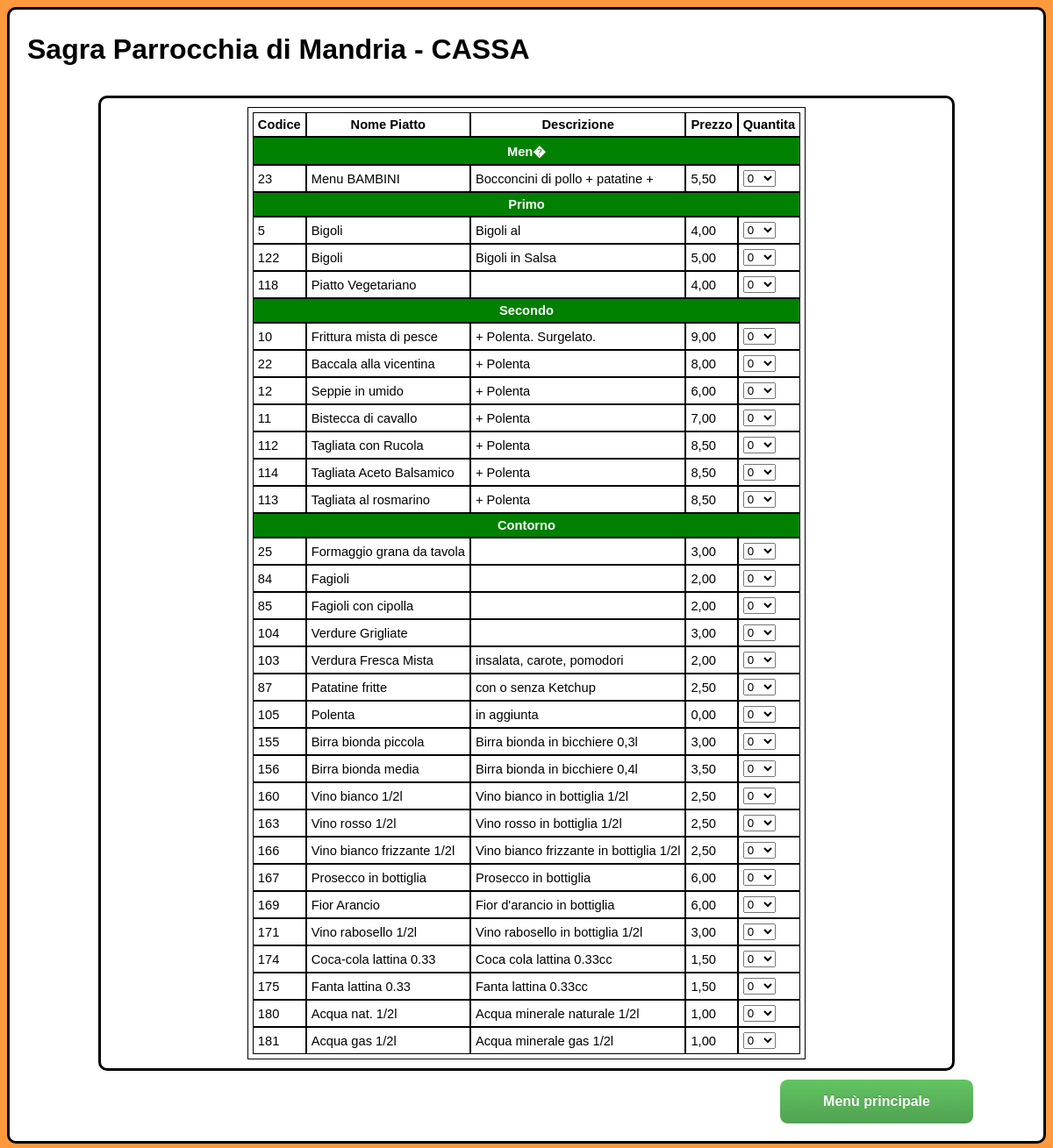
Screenshot of /menu.php (signed in) with the database file from the repository.
### tables this page shows
CREATE TABLE IF NOT EXISTS `c71po_piatti` (
  `codice` int(3) unsigned NOT NULL AUTO_INCREMENT,
  `nome` varchar(90) NOT NULL,
  `prezzo` decimal(6,2) NOT NULL,
  `descrizione` text NOT NULL,
  `tipologia` varchar(25) DEFAULT NULL,
  `ordine` int(3) DEFAULT NULL,
  `ordinabile` tinyint(1) DEFAULT NULL,
  `varianti` tinyint(1) NOT NULL DEFAULT '0' COMMENT '0 No Varianti - 1 Varianti',
  `immagine` varchar(30) NOT NULL DEFAULT 'immagine-non-disponibile.jpg',
  `giovedi` tinyint(1) NOT NULL,
  `venerdi` tinyint(1) NOT NULL,
  `sabato` tinyint(1) NOT NULL,
  `domenica` tinyint(1) NOT NULL,
  `lunedi` tinyint(1) NOT NULL,
  `martedi` tinyint(1) NOT NULL,
  `vista` int(11) NOT NULL DEFAULT '0',
  PRIMARY KEY (`codice`)
);

### includes/config.php (called while the page is built, shortened)
<?php
	$prefix = "c71po_";
?>

### menu.php (the view, shortened to what this page needs)
<?php
	include_once("includes/head.php");
    $giorno = $_SESSION['giorno'];
	$piatti_query = "SELECT * FROM `" . $prefix . "piatti` WHERE `ordinabile` = 1 AND `" . $giorno . "` = 1 ORDER BY `tipologia`,`ordine`;";
	$piatti = mysqli_query($dbconn,$piatti_query);
	$tipologie = array('0-Menu','1-Primo','2-Secondo','3-Contorno','4-Bevanda');
	$nome_tipologie = array("Men�","Primo","Secondo","Contorno","Bevande");
	$contatore_tipologie = 0;
	if (isset($_POST['nome']) && $_POST['nome'] != null ) {
		$nome = $_POST['nome'];
		$coperto =$_POST['coperto'];
		if ($_POST['tavolo'] == 'asporto')
			$tavolo = "asporto";
		else
			$tavolo = "tavolo";
		$header = true;
		$ordine_query = "INSERT INTO `" . $prefix . "ordini` (`nome_cliente`,`tavolo`,`coperto`,`giorno`,`stato`) VALUES ('$nome','$tavolo','$coperto','$giorno', 'ibernato');";
		mysqli_query($dbconn, $ordine_query);
		echo mysqli_error($dbconn);
		$ordine = mysqli_insert_id($dbconn);
	}
	else {
		$ordine = $_POST['ordine'];
	}
?>
<div class="ordini">
	<div id="menu">
		<table class="data-table">
			<tr class="data-table">
				<th class="data-table">Codice</th>
				<th class="data-table">Nome Piatto</th>
				<th class="data-table">Descrizione</th>
				<th class="data-table">Prezzo</th>
				<th class="data-table">Quantita</th>
			</tr>
		<?php while ($piatto = mysqli_fetch_array($piatti)) { ?>
			<?php if($tipologie[$contatore_tipologie] == $piatto['tipologia']) { ?>
				<tr><td colspan="5" id="tipologia" class="data-table"><?php echo $nome_tipologie[$contatore_tipologie]; ?></td></tr>
			<?php $contatore_tipologie++;}  ?>
			<tr class="data-table">
				<td class="data-table"><?php echo $piatto['codice']; ?></td>
				<td class="data-table"><?php echo $piatto['nome']; ?></td>
				<td class="data-table"><?php echo $piatto['descrizione']; ?></td>
				<td class="data-table"><?php echo number_format($piatto['prezzo'],2,","," "); ?></td>
				<td class="data-table">
					<form action="<?php echo $_SERVER['PHP_SELF']; ?>" method="POST" >
						<?php
							$codice_piatto = $piatto['codice'];
							$query_piatto = "SELECT * FROM `" . $prefix . "ordini_composizione` WHERE `id_ordine`='$ordine' AND `id_piatto`='$codice_piatto'";
							$riga = mysqli_fetch_array(mysqli_query($dbconn, $query_piatto));
							?>
							<select onchange="this.form.submit()" name="quantita" >
							<?php for ($i=0;$i<=20;$i++) {
								if ($riga && $riga['quantita']==$i) { ?>
									<option value="<?php echo $i; ?>" selected="selected"><?php echo $i; ?></option>
								<?php } else { ?>
									<option value="<?php echo $i; ?>"><?php echo $i; ?></option>
								<?php } ?>
							<?php } ?>
							</select>
					</form></td>
			</tr>
		<?php } ?>
		</table>
	</div>
</div>
<?php
	if($_SESSION['user']=="admin")
		include("includes/footer.php"); ?>

### includes/style.css (style rules this page uses)
* { font-family:sans-serif; }
div.ordini { border-style:solid; border-color:black; max-width:950px; margin-top:10px; margin-bottom:10px; margin-right:auto; margin-left:auto; padding:5px; border-radius:10px; padding:10px; }
table.data-table, th.data-table, td.data-table, tr.data-table { border:1px; border-style:solid; border-spacing:0px; padding:5px; font-size:11pt; }
body { background-color:#FF993D; }
table.data-table { margin-left:auto; margin-right:auto; }
#menu { width:100%; overflow:hidden; margin: 0px auto; }
#tipologia { background-color: #008000; border: 1px solid #000000; color: #FFFFFF; font-weight: bold; text-align: center; }

### rows the page displays
c71po_piatti: contatore_tipologie "Men�", codice "23", nome "Menu BAMBINI", descrizione "Bocconcini di pollo + patatine +", prezzo "5,50"
c71po_piatti: contatore_tipologie "Primo", codice "5", nome "Bigoli", descrizione "Bigoli al", prezzo "4,00"
c71po_piatti: codice "122", nome "Bigoli", descrizione "Bigoli in Salsa", prezzo "5,00"
c71po_piatti: codice "118", nome "Piatto Vegetariano", prezzo "4,00"
c71po_piatti: contatore_tipologie "Secondo", codice "10", nome "Frittura mista di pesce", descrizione "+ Polenta. Surgelato.", prezzo "9,00"
c71po_piatti: codice "22", nome "Baccala alla vicentina", descrizione "+ Polenta", prezzo "8,00"
c71po_piatti: codice "12", nome "Seppie in umido", descrizione "+ Polenta", prezzo "6,00"
c71po_piatti: codice "11", nome "Bistecca di cavallo", descrizione "+ Polenta", prezzo "7,00"
c71po_piatti: codice "112", nome "Tagliata con Rucola", descrizione "+ Polenta", prezzo "8,50"
c71po_piatti: codice "114", nome "Tagliata Aceto Balsamico", descrizione "+ Polenta", prezzo "8,50"
c71po_piatti: codice "113", nome "Tagliata al rosmarino", descrizione "+ Polenta", prezzo "8,50"
c71po_piatti: contatore_tipologie "Contorno", codice "25", nome "Formaggio grana da tavola", prezzo "3,00"
c71po_piatti: codice "84", nome "Fagioli", prezzo "2,00"
c71po_piatti: codice "85", nome "Fagioli con cipolla", prezzo "2,00"
c71po_piatti: codice "104", nome "Verdure Grigliate", prezzo "3,00"
c71po_piatti: codice "103", nome "Verdura Fresca Mista", descrizione "insalata, carote, pomodori", prezzo "2,00"
c71po_piatti: codice "87", nome "Patatine fritte", descrizione "con o senza Ketchup", prezzo "2,50"
c71po_piatti: codice "105", nome "Polenta", descrizione "in aggiunta", prezzo "0,00"
c71po_piatti: codice "155", nome "Birra bionda piccola", descrizione "Birra bionda in bicchiere 0,3l", prezzo "3,00"
c71po_piatti: codice "156", nome "Birra bionda media", descrizione "Birra bionda in bicchiere 0,4l", prezzo "3,50"
c71po_piatti: codice "160", nome "Vino bianco 1/2l", descrizione "Vino bianco in bottiglia 1/2l", prezzo "2,50"
c71po_piatti: codice "163", nome "Vino rosso 1/2l", descrizione "Vino rosso in bottiglia 1/2l", prezzo "2,50"
c71po_piatti: codice "166", nome "Vino bianco frizzante 1/2l", descrizione "Vino bianco frizzante in bottiglia 1/2l", prezzo "2,50"
c71po_piatti: codice "167", nome "Prosecco in bottiglia", descrizione "Prosecco in bottiglia", prezzo "6,00"
c71po_piatti: codice "169", nome "Fior Arancio", descrizione "Fior d'arancio in bottiglia", prezzo "6,00"
c71po_piatti: codice "171", nome "Vino rabosello 1/2l", descrizione "Vino rabosello in bottiglia 1/2l", prezzo "3,00"
c71po_piatti: codice "174", nome "Coca-cola lattina 0.33", descrizione "Coca cola lattina 0.33cc", prezzo "1,50"
c71po_piatti: codice "175", nome "Fanta lattina 0.33", descrizione "Fanta lattina 0.33cc", prezzo "1,50"
c71po_piatti: codice "180", nome "Acqua nat. 1/2l", descrizione "Acqua minerale naturale 1/2l", prezzo "1,00"
c71po_piatti: codice "181", nome "Acqua gas 1/2l", descrizione "Acqua minerale gas 1/2l", prezzo "1,00"

### other values shown
$pagetitle "Sagra Parrocchia di Mandria - CASSA"
form field quantita "0"
